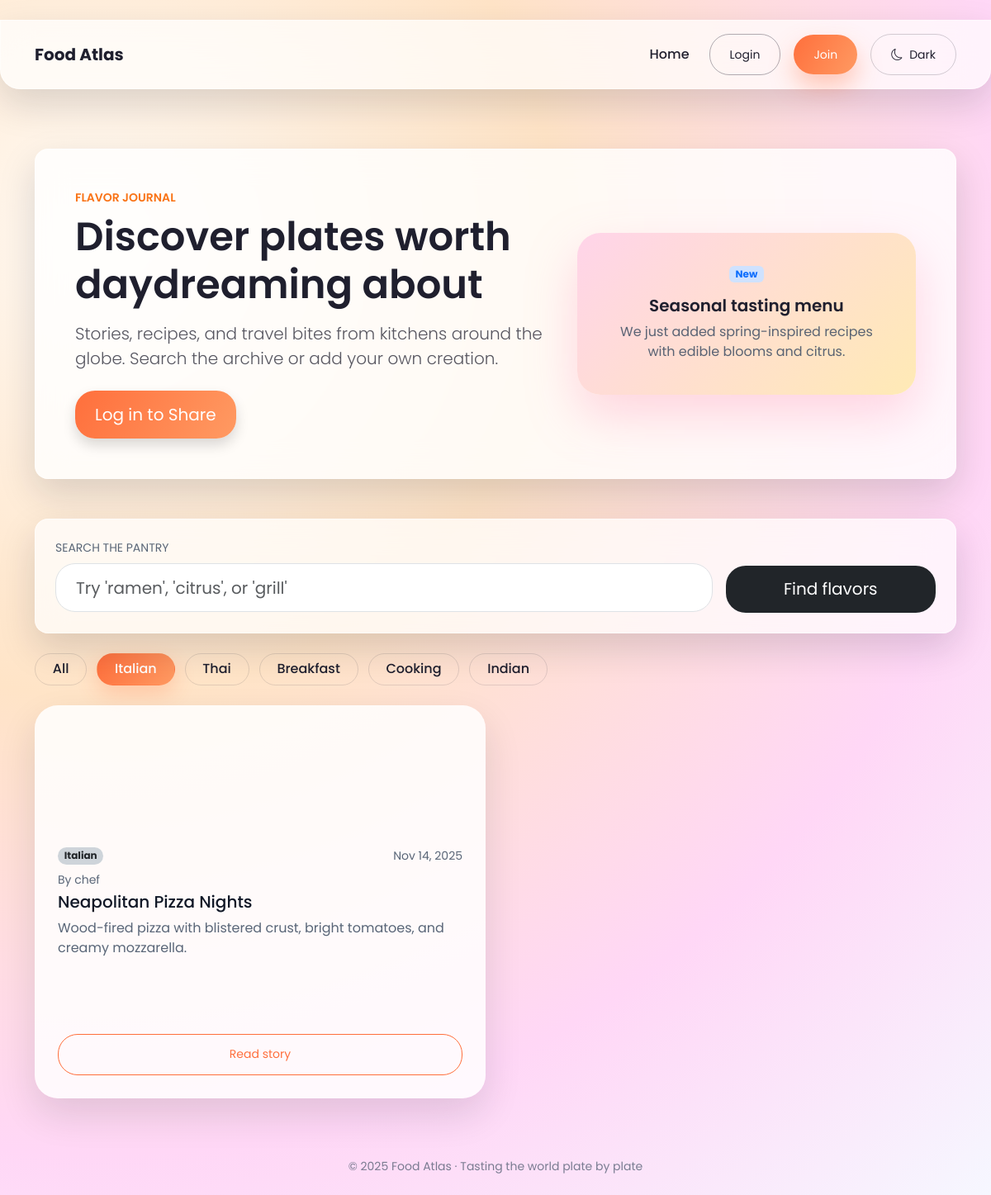
The page /?category=Italian on the database its author committed.
### app.py (models this page shows, shortened)
class Post(db.Model):
    id = db.Column(db.Integer, primary_key=True)
    title = db.Column(db.String(120), nullable=False)
    summary = db.Column(db.String(200), nullable=False)
    content = db.Column(db.Text, nullable=False)
    image_url = db.Column(db.String(350), nullable=True)
    category = db.Column(db.String(60), nullable=True)
    date_posted = db.Column(db.DateTime, default=datetime.utcnow)
    user_id = db.Column(db.Integer, db.ForeignKey('user.id'), nullable=True)
    author = db.relationship('User', backref=db.backref('posts', lazy=True))
    comments = db.relationship('Comment', backref='post', cascade='all, delete-orphan', lazy='dynamic')
    def hero_image(self):
        return self.image_url or "https://images.unsplash.com/photo-1504674900247-0877df9cc836?auto=format&fit=crop&w=1200&q=60"

class User(db.Model, UserMixin):
    id = db.Column(db.Integer, primary_key=True)
    username = db.Column(db.String(80), unique=True, nullable=False)
    password_hash = db.Column(db.String(255), nullable=False)

### app.py (the view)
@app.route('/')
def index():
    query = request.args.get('q', '').strip()
    category = request.args.get('category', '').strip()
    base_query = Post.query.order_by(Post.date_posted.desc())
    if category:
        base_query = base_query.filter(Post.category.ilike(category))
    if query:
        like = f"%{query}%"
        posts = base_query.filter(or_(Post.title.ilike(like), Post.summary.ilike(like), Post.content.ilike(like))).all()
    else:
        posts = base_query.all()
    categories = db.session.query(Post.category).filter(Post.category.isnot(None)).distinct().all()
    return render_template('index.html', posts=posts, query=query, category=category, categories=[c[0] for c in categories])

### app.py (called while the page is built)
@app.context_processor
def inject_year():
    return {'current_year': datetime.utcnow().year}

### templates/index.html (shortened to what this page needs)
﻿{% extends 'base.html' %}
{% block content %}
<section class="hero glassy mb-5 p-5 rounded-4 text-center text-lg-start">
    <div class="row align-items-center g-4">
        <div class="col-lg-7">
            <p class="text-uppercase text-accent fw-semibold small mb-2">Flavor journal</p>
            <h1 class="display-5 fw-semibold mb-3">Discover plates worth daydreaming about</h1>
            <p class="lead mb-4">Stories, recipes, and travel bites from kitchens around the globe. Search the archive or add your own creation.</p>
            {% if current_user.is_authenticated %}
            <a href="{{ url_for('add_post') }}" class="btn btn-primary btn-lg shadow">Share a Food Story</a>
            {% else %}
            <a href="{{ url_for('login') }}" class="btn btn-primary btn-lg shadow">Log in to Share</a>
            {% endif %}
        </div>
        <div class="col-lg-5 text-center">
            <div class="floating-card">
                <span class="badge bg-primary-subtle text-primary mb-3">New</span>
                <h5 class="fw-semibold">Seasonal tasting menu</h5>
                <p class="text-muted mb-0">We just added spring-inspired recipes with edible blooms and citrus.</p>
            </div>
        </div>
    </div>
</section>
<form method="get" class="search-card glassy p-4 rounded-4 mb-4">
    <div class="row g-3 align-items-center">
        <div class="col-md-9">
            <label class="form-label text-uppercase small text-muted">Search the pantry</label>
            <input type="text" class="form-control form-control-lg" name="q" placeholder="Try 'ramen', 'citrus', or 'grill'" value="{{ query }}">
        </div>
        <div class="col-md-3 d-grid">
            <button type="submit" class="btn btn-dark btn-lg">Find flavors</button>
        </div>
    </div>
</form>
{% if categories %}
<div class="category-chip-stack mb-4">
    <a href="{{ url_for('index') }}" class="category-chip {{ not category and 'active' }}">All</a>
    {% for cat in categories %}
    <a href="{{ url_for('index', category=cat) }}" class="category-chip {{ category == cat and 'active' }}">{{ cat }}</a>
    {% endfor %}
</div>
{% endif %}
<section class="row g-4">
    {% if posts %}
        {% for post in posts %}
        <div class="col-md-6 col-xxl-4 d-flex">
            <article class="post-card flex-fill">
                <div class="post-thumb" style="background-image: url('{{ post.hero_image() }}');"></div>
                <div class="post-body">
                    <div class="d-flex justify-content-between align-items-center mb-2">
                        <a class="badge rounded-pill bg-dark-subtle text-dark small text-decoration-none" href="{{ url_for('index', category=post.category) }}">{{ post.category or 'Chef notes' }}</a>
                        <small class="text-muted">{{ post.date_posted.strftime('%b %d, %Y') }}</small>
                    </div>
                    <small class="text-muted mb-1 d-block">By {{ post.author.username if post.author else 'Guest' }}</small>
                    <h3 class="h5 mb-2">{{ post.title }}</h3>
                    <p class="text-muted mb-3">{{ post.summary }}</p>
                    <a class="btn btn-outline-primary btn-sm" href="{{ url_for('post_detail', post_id=post.id) }}">Read story</a>
                </div>
            </article>
        </div>
        {% endfor %}
    {% else %}
        <div class="col-12 text-center py-5">
            <h3>No dishes found.</h3>
            <p class="text-muted">Try another ingredient or <a href="/add">share something delicious</a>.</p>
        </div>
    {% endif %}
</section>
{% endblock %}

### static/style.css (style rules this page uses)
body { font-family: 'Poppins', system-ui, -apple-system, BlinkMacSystemFont, 'Segoe UI', sans-serif; background: radial-gradient(circle at 10% 20%, #fff9f2, #ffe4c7 35%, #ffd7f6 70%, #f6f7ff); min-height: 100vh; color: #1f1f2e; }
.text-accent { color: #f97316; }
.glassy { background: rgba(255, 255, 255, 0.7); border: 1px solid rgba(255, 255, 255, 0.5); backdrop-filter: blur(18px); border-radius: 24px; box-shadow: 0 18px 45px rgba(15, 23, 42, 0.15); }
.category-chip-stack { display: flex; flex-wrap: wrap; gap: 0.75rem; }
.category-chip { padding: 0.4rem 1.3rem; border-radius: 999px; border: 1px solid rgba(15, 23, 42, 0.12); color: inherit; text-decoration: none; font-weight: 500; transition: all 0.2s ease; }
.category-chip.active { background: linear-gradient(120deg, #ff6f3c, #ff9a62); color: #fff; border-color: transparent; box-shadow: 0 10px 25px rgba(255, 111, 60, 0.25); }
.text-muted { color: rgba(71, 85, 105, 0.9) !important; }
.form-label { color: #475569; }
.form-label.text-muted { color: rgba(71, 85, 105, 0.9) !important; }
.hero { background: rgba(255, 255, 255, 0.8); color: #1f1f2e; }
.hero h1 { color: inherit; }
.hero .lead { color: rgba(31, 31, 46, 0.75); }
.badge.bg-primary-subtle { color: #0f172a; }
.badge.bg-dark-subtle { color: #0f172a; }
.floating-card { border-radius: 28px; background: linear-gradient(135deg, #ffd4e9, #ffeab5); padding: 2.5rem; box-shadow: 0 25px 60px rgba(255, 143, 178, 0.35); }
.search-card { border-radius: 28px; }
.form-control, .btn { border-radius: 24px; padding: 0.85rem 1.5rem; }
.btn-primary { background: linear-gradient(120deg, #ff6f3c, #ff9a62); border: none; box-shadow: 0 15px 30px rgba(255, 111, 60, 0.35); }
.btn-dark { border: none; }
.btn-outline-primary { border-color: #ff6f3c; color: #ff6f3c; }
.post-card { border-radius: 28px; overflow: hidden; display: flex; flex-direction: column; background: rgba(255, 255, 255, 0.85); box-shadow: 0 20px 45px rgba(15, 23, 42, 0.12); transition: transform 0.3s ease, box-shadow 0.3s ease; min-height: 420px; height: 100%; }
.post-card h3 { color: #111827; }
.post-card p { color: rgba(55, 65, 81, 0.9); }
.post-card .post-body p { flex-grow: 1; }
.post-card .text-muted { color: rgba(71, 85, 105, 0.9) !important; }
.post-thumb { height: 220px; background-size: cover; background-position: center; }
.post-body { padding: 1.75rem; display: flex; flex-direction: column; height: 100%; }

### rows shown on the page
Post: category "Thai"
Post: category "Breakfast"
Post: category "Cooking"
Post: category "Indian"
Post: category "Italian", date_posted "Nov 14, 2025", author "chef", title "Neapolitan Pizza Nights", summary "Wood-fired pizza with blistered crust, bright tomatoes, and creamy mozzarella."

### other values the page prints
{{ cat }} "Italian"
